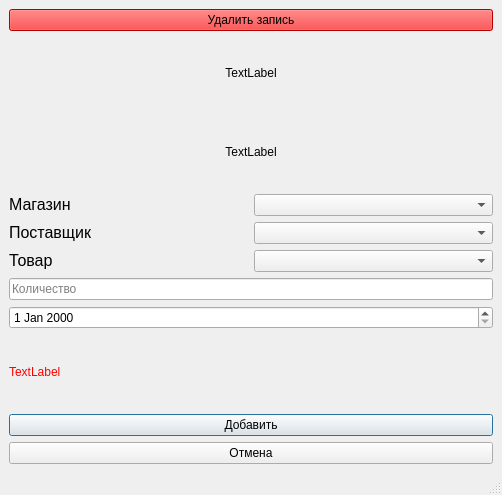
<?xml version="1.0" encoding="UTF-8"?>
<ui version="4.0">
 <class>MainWindow</class>
 <widget class="QMainWindow" name="MainWindow">
  <property name="geometry">
   <rect>
    <x>0</x>
    <y>0</y>
    <width>502</width>
    <height>495</height>
   </rect>
  </property>
  <property name="windowTitle">
   <string>MainWindow</string>
  </property>
  <widget class="QWidget" name="centralwidget">
   <layout class="QVBoxLayout" name="verticalLayout">
    <item>
     <widget class="QPushButton" name="pushButton_3">
      <property name="styleSheet">
       <string notr="true">background-color: red;</string>
      </property>
      <property name="text">
       <string>Удалить запись</string>
      </property>
     </widget>
    </item>
    <item>
     <widget class="QLabel" name="label">
      <property name="text">
       <string>&lt;html&gt;&lt;head/&gt;&lt;body&gt;&lt;p align=&quot;center&quot;&gt;TextLabel&lt;/p&gt;&lt;/body&gt;&lt;/html&gt;</string>
      </property>
     </widget>
    </item>
    <item>
     <widget class="QLabel" name="label_2">
      <property name="text">
       <string>&lt;html&gt;&lt;head/&gt;&lt;body&gt;&lt;p align=&quot;center&quot;&gt;TextLabel&lt;/p&gt;&lt;/body&gt;&lt;/html&gt;</string>
      </property>
     </widget>
    </item>
    <item>
     <layout class="QHBoxLayout" name="horizontalLayout">
      <item>
       <widget class="QLabel" name="label_3">
        <property name="text">
         <string>&lt;html&gt;&lt;head/&gt;&lt;body&gt;&lt;p&gt;&lt;span style=&quot; font-size:12pt;&quot;&gt;Магазин&lt;/span&gt;&lt;/p&gt;&lt;/body&gt;&lt;/html&gt;</string>
        </property>
       </widget>
      </item>
      <item>
       <widget class="QComboBox" name="comboBox">
        <property name="sizeIncrement">
         <size>
          <width>0</width>
          <height>0</height>
         </size>
        </property>
       </widget>
      </item>
     </layout>
    </item>
    <item>
     <layout class="QHBoxLayout" name="horizontalLayout_2">
      <item>
       <widget class="QLabel" name="label_4">
        <property name="text">
         <string>&lt;html&gt;&lt;head/&gt;&lt;body&gt;&lt;p&gt;&lt;span style=&quot; font-size:12pt;&quot;&gt;Поставщик&lt;/span&gt;&lt;/p&gt;&lt;/body&gt;&lt;/html&gt;</string>
        </property>
       </widget>
      </item>
      <item>
       <widget class="QComboBox" name="comboBox_2"/>
      </item>
     </layout>
    </item>
    <item>
     <layout class="QHBoxLayout" name="horizontalLayout_3">
      <item>
       <widget class="QLabel" name="label_6">
        <property name="text">
         <string>&lt;html&gt;&lt;head/&gt;&lt;body&gt;&lt;p&gt;&lt;span style=&quot; font-size:12pt;&quot;&gt;Товар&lt;/span&gt;&lt;/p&gt;&lt;/body&gt;&lt;/html&gt;</string>
        </property>
       </widget>
      </item>
      <item>
       <widget class="QComboBox" name="comboBox_3"/>
      </item>
     </layout>
    </item>
    <item>
     <widget class="QLineEdit" name="lineEdit_2">
      <property name="placeholderText">
       <string>Количество</string>
      </property>
     </widget>
    </item>
    <item>
     <widget class="QDateEdit" name="dateEdit"/>
    </item>
    <item>
     <widget class="QLabel" name="label_5">
      <property name="styleSheet">
       <string notr="true">color: red;</string>
      </property>
      <property name="text">
       <string>TextLabel</string>
      </property>
     </widget>
    </item>
    <item>
     <widget class="QPushButton" name="pushButton">
      <property name="text">
       <string>Добавить</string>
      </property>
      <property name="autoDefault">
       <bool>true</bool>
      </property>
      <property name="default">
       <bool>true</bool>
      </property>
     </widget>
    </item>
    <item>
     <widget class="QPushButton" name="pushButton_2">
      <property name="text">
       <string>Отмена</string>
      </property>
     </widget>
    </item>
   </layout>
  </widget>
  <widget class="QMenuBar" name="menubar">
   <property name="geometry">
    <rect>
     <x>0</x>
     <y>0</y>
     <width>502</width>
     <height>21</height>
    </rect>
   </property>
  </widget>
  <widget class="QStatusBar" name="statusbar"/>
 </widget>
 <resources/>
 <connections/>
</ui>
